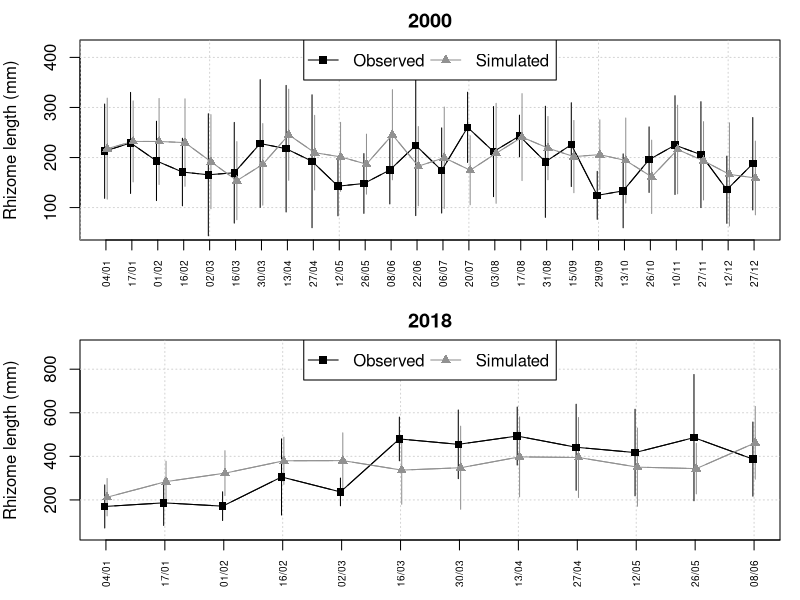

Write the R code that produced this figure.


postscript_file<-F

if(postscript_file){postscript("Fig3.eps", 
                               horizontal = FALSE, onefile = FALSE, 
                               paper = "special", height = 7.87402, 
                               width = 3.74016)}else{
                                 png("Fig3.png",
                                     width = 9.5, height = 20,
                                     units = 'cm', res = 600)}


par(mfrow=c(2,1))
par(mar=c(3,4,2,1))

color_palette<-c("gray0","gray57")

data_simulated_2000 <- read.csv("outs2000/ecol_mat_nod_founding_rhizomes_2000_environment_2000_cannal_200m_broad_4m_prof_31.csv",
                                header=T,stringsAsFactors = F)
data_simulated_2000<-data_simulated_2000[,c(1,2,4)] 
data_observed_2000 <- read.csv("observed_rhizomes_2000.csv",header=T,stringsAsFactors = F)
data_observed_2000<-data_observed_2000[data_observed_2000$Internode_length>0,]

rhizome_length <- data.frame(date=character(),tipo=character(),
                             longitud=numeric(),stringsAsFactors = F)
dates <- intersect(unique(as.character(data_simulated_2000[,1])),
                   unique(as.character(data_observed_2000[,1])))
dates <- dates[!is.na(dates)]
rhizomes_numbers <-intersect(unique(as.character(data_simulated_2000[,2])),
                             unique(as.character(data_observed_2000[,2])))
rhizomes_numbers <- rhizomes_numbers[!is.na(rhizomes_numbers)]

i<-1
for (f in dates){
  for (r in rhizomes_numbers){
    rhizome_length[i,1]<-f
    rhizome_length[i,2]<-"observed"
    rhizome_length[i,3]<-sum(data_observed_2000[which(data_observed_2000[,1]==f & 
                                                        data_observed_2000[,2]==r),3],
                             na.rm = T)
    i<-i+1
    rhizome_length[i,1]<-f
    rhizome_length[i,2]<-"simulated"
    rhizome_length[i,3]<-sum(data_simulated_2000[which(data_simulated_2000[,1]==f &
                                                         data_simulated_2000[,2]==r),3],
                             na.rm = T)
    i<-i+1
  }}

rhizome_length<-rhizome_length[!rhizome_length$longitud==0,]
rhizome_length<-rhizome_length[rhizome_length$longitud>1,]
rhizome_length<-rhizome_length[!(rhizome_length[,3]==0),]
rhizome_length$date<-as.factor(rhizome_length$date)
rhizome_length$tipo<-as.factor(rhizome_length$tipo)

mean_length <- data.frame()
i<-1
for (d in dates){
  mean_length[i,1]<-as.character(d)
  mean_length[i,2]<-mean(rhizome_length$longitud[
    which(rhizome_length$date==d &
            rhizome_length$tipo=="observed")])
  mean_length[i,3]<-mean(rhizome_length$longitud[
    which(rhizome_length$date==d &
            rhizome_length$tipo=="simulated")]) 

  mean_length[i,4]<-sd(rhizome_length$longitud[
    which(rhizome_length$date==d &
            rhizome_length$tipo=="observed")]) 
  mean_length[i,5]<-sd(rhizome_length$longitud[
    which(rhizome_length$date==d &
            rhizome_length$tipo=="simulated")])
  i<-i+1
}
colnames(mean_length)<-c("date","observed","simulated","sd_obs","sd_sim")
tiempos<-length(dates)

plot(1:tiempos,rep(1,tiempos),
     type='n',xaxt = "n",ylim=c(50,420),
     ylab="Rhizome length (mm)",xlab="",main="2000")
grid()
for (t in 1:tiempos){
  obs_sup<-mean_length$observed[t]+mean_length$sd_obs[t]
  obs_inf<-mean_length$observed[t]-mean_length$sd_obs[t]
  lines(x = rep(t,2)-0.05,y = c(obs_inf,obs_sup),col=color_palette[1],lty=1)
  
  sim_sup<-mean_length$simulated[t]+mean_length$sd_sim[t]
  sim_inf<-mean_length$simulated[t]-mean_length$sd_sim[t]
  lines(x = rep(t,2)+0.05,y = c(sim_inf,sim_sup),col=color_palette[2],lty=1)
  
}

lines(1:tiempos-0.05,mean_length$observed,
      col=color_palette[1],type = "l")
lines(1:tiempos+0.05,mean_length$simulated,
      col=color_palette[2],type = "l")

points(1:tiempos-0.05,mean_length$observed,
       col=color_palette[1],pch=15,type = "b")
points(1:tiempos+0.05,mean_length$simulated,
       col=color_palette[2],pch=17,type = "b")

axis(1, at = 1:length(dates), labels =unique(substr(rhizome_length$date, 1, 5)),
     las = 2,cex.axis=0.6)
legend(x="top",ncol = 2, legend=c("Observed","Simulated"),
       col = c(color_palette[1],color_palette[2]),cex=1,pch=c(15,17),lty = 1)


data_simulated_2018 <- read.csv("outs2018/ecol_mat_nod_founding_rhizomes_2018_environment_2018_cannal_200m_broad_4m_prof_32.csv",header=T,stringsAsFactors = F)
data_simulated_2018<-data_simulated_2018[,c(1,2,4)] 
data_observed_2018 <- read.csv("observed_rhizomes_2018.csv",header=T,stringsAsFactors = F)
data_observed_2018<-data_observed_2018[data_observed_2018$Internode_length>0,]
rhizome_length_2018 <- data.frame(date=character(),tipo=character(),longitud=numeric(),
                                  stringsAsFactors = F)
dates_2018 <- intersect(unique(as.character(data_simulated_2018[,1])),
                        unique(as.character(data_observed_2018[,1])))
dates_2018 <- dates_2018[!is.na(dates_2018)]
rhizomes_numbers <-intersect(unique(as.character(data_simulated_2018[,2])),
                             unique(as.character(data_observed_2018[,2])))
rhizomes_numbers <- rhizomes_numbers[!is.na(rhizomes_numbers)]

i<-1
for (d in dates_2018){
  for (r in rhizomes_numbers){
    rhizome_length_2018[i,1]<-d
    rhizome_length_2018[i,2]<-"observed"
    rhizome_length_2018[i,3]<-sum(data_observed_2018[which(data_observed_2018[,1]==d & 
                                                             data_observed_2018[,2]==r),3],
                                  na.rm = T)
    i<-i+1
    rhizome_length_2018[i,1]<-d
    rhizome_length_2018[i,2]<-"simulated"
    rhizome_length_2018[i,3]<-sum(data_simulated_2018[which(data_simulated_2018[,1]==d & 
                                                              data_simulated_2018[,2]==r),3],
                                  na.rm = T)
    i<-i+1
  }}


rhizome_length_2018<-rhizome_length_2018[!rhizome_length_2018$longitud==0,]

rhizome_length_2018<-rhizome_length_2018[rhizome_length_2018$longitud>1,]

rhizome_length_2018<-rhizome_length_2018[!(rhizome_length_2018[,3]==0),]


rhizome_length_2018$date<-as.factor(rhizome_length_2018$date)
rhizome_length_2018$tipo<-as.factor(rhizome_length_2018$tipo)

mean_length <- data.frame()
i<-1
for (f in dates_2018){
  mean_length[i,1]<-as.character(f)
  mean_length[i,2]<-mean(rhizome_length_2018$longitud[
    which(rhizome_length_2018$date==f &
            rhizome_length_2018$tipo=="observed")])  
  mean_length[i,3]<-mean(rhizome_length_2018$longitud[
    which(rhizome_length_2018$date==f &
            rhizome_length_2018$tipo=="simulated")]) 

  mean_length[i,4]<-sd(rhizome_length_2018$longitud[
    which(rhizome_length_2018$date==f &
            rhizome_length_2018$tipo=="observed")])
  mean_length[i,5]<-sd(rhizome_length_2018$longitud[
    which(rhizome_length_2018$date==f &
            rhizome_length_2018$tipo=="simulated")])
  i<-i+1
}
colnames(mean_length)<-c("date","observed","simulated","sd_obs","sd_sim")
times2018<-length(dates_2018)


plot(1:times2018,rep(1,times2018),
     type='n',xaxt = "n",ylim=c(50,900),
     ylab="Rhizome length (mm)",xlab="",main="2018" )
grid()

for (t in 1:times2018){
  obs_sup<-mean_length$observed[t]+mean_length$sd_obs[t]
  obs_inf<-mean_length$observed[t]-mean_length$sd_obs[t]
  lines(x = rep(t,2)-0.02,y = c(obs_inf,obs_sup),col=color_palette[1],lty=1)

  sim_sup<-mean_length$simulated[t]+mean_length$sd_sim[t]
  sim_inf<-mean_length$simulated[t]-mean_length$sd_sim[t]
  lines(x = rep(t,2)+0.02,y = c(sim_inf,sim_sup),col=color_palette[2],lty=1)
  
}

lines(1:times2018-0.02,mean_length$observed,
      col=color_palette[1],type = "l")
lines(1:times2018+0.02,mean_length$simulated,
      col=color_palette[2],type = "l")

points(1:times2018-0.02,mean_length$observed,
       col=color_palette[1],pch=15,type = "b")
points(1:times2018+0.02,mean_length$simulated,
       col=color_palette[2],pch=17,type = "b")

axis(1, at = 1:length(dates), labels=unique(substr(rhizome_length$date, 1, 5)),
     las = 2,cex.axis=0.6)

legend(x="top",ncol = 2, legend=c("Observed","Simulated"),
       col = c(color_palette[1],color_palette[2]),cex=1,pch=c(15,17),lty=1)
dev.off()
